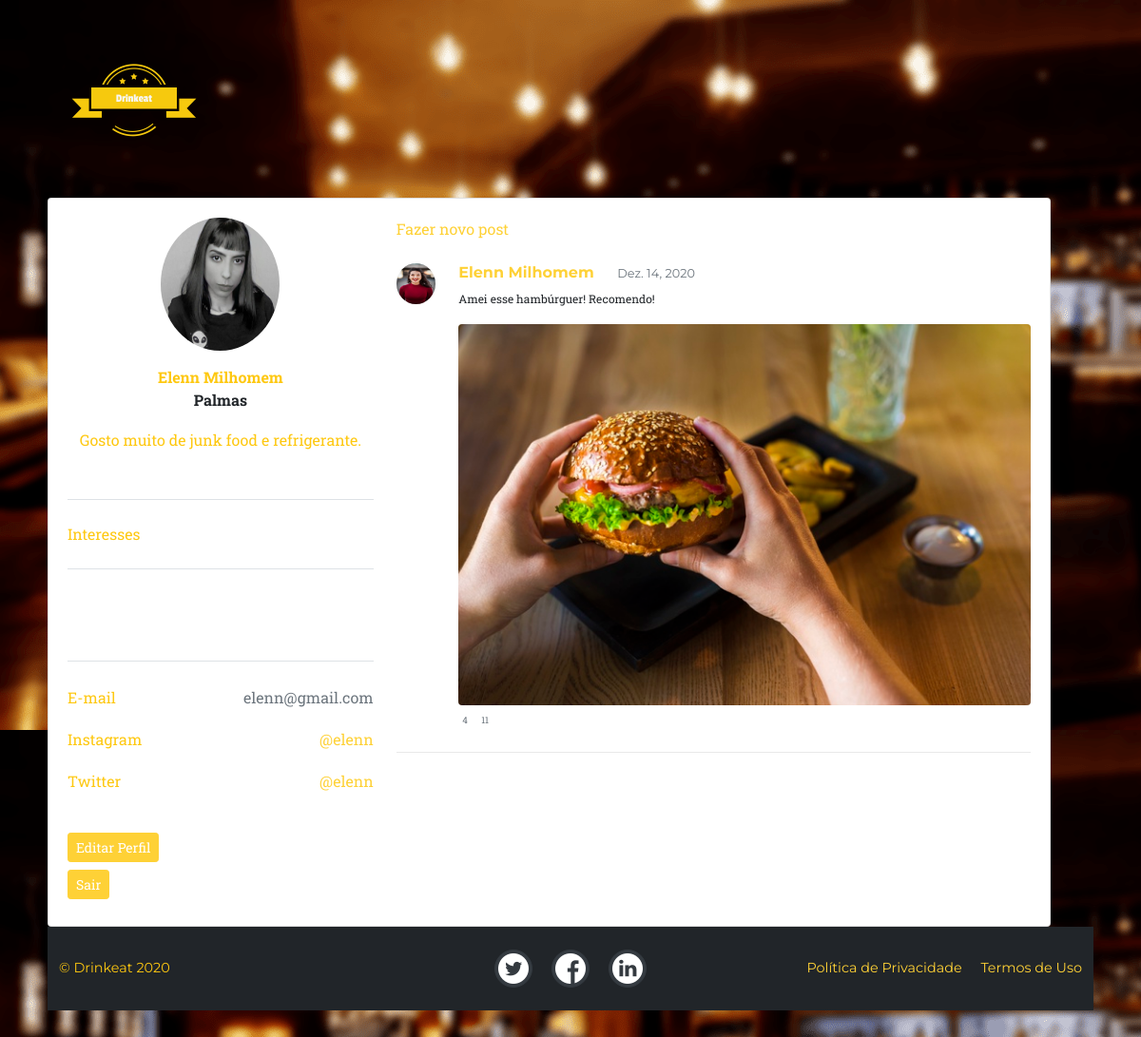
The app's page /dash/ (signed in) with its own data.
### dashboard/models.py (models this page shows)
class Usuario(models.Model):
    user = models.OneToOneField(User, null=True, on_delete=models.CASCADE)
    instagram = models.CharField(max_length=30, default=None)
    twitter = models.CharField(max_length=30)
    cidade = models.CharField(max_length=30)
    descricao_usuario = models.CharField(max_length=120)
    pontuacao = models.IntegerField(null=True)
    foto_perfil = models.ImageField(null=True)

class Post(models.Model):
    data = models.DateField(null=True)
    imagem = models.ImageField(upload_to='images/', blank=True, null=True)
    comentario = models.CharField(max_length=240, null=True)
    user = models.ForeignKey(User, on_delete=models.CASCADE, null=True)

### dashboard/views.py (the view)
# urls.py: path("", views.FeedView.as_view(), name="dashboard_feed"),
class FeedView(LoginRequiredMixin, View):
    template_name = 'dashboard/dashboard_feed.html'
    def get(self, request):
        if Usuario.objects.filter(user=self.request.user.id):
            context = {
                'posts': Post.objects.all().order_by('-data'),
                'usuario': Usuario.objects.filter(user=self.request.user.id)[0],
                'categorias': Categoria.objects.filter(user=self.request.user.id)
            }
            return render(request, 'dashboard/dashboard_feed.html', context=context)
        else:
            print("Não foi")
            return redirect('/dash/register/usuario')

### dashboard/templates/dashboard/dashboard_feed.html (shortened to what this page needs)
{% extends "index_base_dashboard.html" %} {% block body %}
{% load static %}
<link rel="stylesheet" href="//cdn.materialdesignicons.com/3.7.95/css/materialdesignicons.min.css">
<link rel="stylesheet" href="{% static 'style/dashboard_index.css' %}">
<a href="{% url 'register_post' %}">Fazer novo post</a>
<div class="profile-feed">
    {% for post in posts %}
    <div class="d-flex align-items-start profile-feed-item">
        <img src="{% static 'images/avatar2.jpg' %}" alt="profile" class="img-sm rounded-circle">
        <div class="ml-4">
            <h6>
                {{post.user.username}}
                <small class="ml-3 text-muted">{{post.data}}</small>
            </h6>
            <p>
                {{post.comentario}}
            </p>
            <img src="{{post.imagem.url}}" alt="sample" class="rounded mw-100">
            <p class="small text-muted mt-2 mb-0">
                <span>
                    4
                </span>
                <span class="ml-2">
                    11
                </span>
            </p>
        </div>
    </div>
    {% endfor %}
</div>
{% endblock %}

### dashboard/templates/index_base_dashboard.html (shortened to what this page needs)
{% load static %}
<!doctype html>
<html lang="pt-br">
<head>
  <link rel="stylesheet" href="https://stackpath.bootstrapcdn.com/bootstrap/4.1.3/css/bootstrap.min.css"
>
  <link rel="stylesheet" href="{% static 'style/index_base.css' %}">
  <link rel="stylesheet" href="{% static 'style/styles.css' %}">
</head>
<body id="topo">
  <nav class="navbar navbar-expand-lg navbar-dark" id="mainNav">
    <div>
      <a class="navbar-brand" href="#topo"><img src="{% static 'images/logo_site.png' %}"
          width="150px" height="150px" alt="logo do site"></a>
    </div>
  </nav>
  <div class="container feed">
    <div class="row">
      <div class="col-13">
        <div class="card">
          <div class="card-body">
            <div class="row">
              <div class="col-lg-4">
                <div class="border-bottom text-center pb-4">
                  <img src="{{usuario.foto_perfil.url}}" alt="imagem de perfil"
                    class="img-md rounded-circle mb-3">
                  <div class="mb-3">
                    {{usuario.user.username}}
                    <div class="d-flex align-items-center justify-content-center">
                      {{usuario.cidade}}
                    </div>
                  </div>
                  <p class="w-90 mx-auto mb-4">{{usuario.descricao_usuario}}</p>
                </div>
                <div class="border-bottom py-4">
                  Interesses
                </div>
                <div class="border-bottom py-4">
                  <div class="d-flex mb-3">
                  </div>
                  <div class="d-flex">
                  </div>
                </div>
                <div class="py-4">
                  <p class="clearfix">
                    <span class="float-left">
                      E-mail
                    </span>
                    <span class="float-right text-muted">
                      {{usuario.user.email}}
                      <p class="clearfix">
                        <span class="float-left">
                          Instagram
                        </span>
                        <span class="float-right text-muted">
                          <a href="#">{{usuario.instagram}}</a>
                        </span>
                      </p>
                      <p class="clearfix">
                        <span class="float-left">
                          Twitter
                        </span>
                        <span class="float-right text-muted">
                          <a href="#">{{usuario.twitter}}</a>
                        </span>
                      </p>
                </div>
                <a href="{% url 'update_usuario' usuario.id %}" class="btn btn-primary mb-2 btn-sm" >Editar Perfil</a>
                <form action="{% url 'deslogar_user' %}" method="post">
                  <input class="btn btn-primary mb-2 btn-sm " type="submit" value="Sair">
                </form>
              </div>
              <div class="col-lg-8">
                <div class="wrapper">
                  {% block body %}
                  {% endblock %}
                </div>
              </div>
            </div>
          </div>
        </div>
      </div>
    </div>
  </div>
  <footer class="footer py-4">
    <div class="container">
      <div class="row align-items-center">
        <div class="col-lg-4 text-lg-left">© Drinkeat 2020</div>
        <div class="col-lg-4 my-3 my-lg-0">
          <a class="btn btn-dark btn-social mx-2" href="#!"> <img src="{% static 'images/twitter.png' %}" alt=""></a>
          <a class="btn btn-dark btn-social mx-2" href="#!"><img src="{% static 'images/facebook.png' %}" alt=""></a>
          <a class="btn btn-dark btn-social mx-2" href="#!"><img src="{% static 'images/linkedin.png' %}" alt=""></a>
        </div>
        <div class="col-lg-4 text-lg-right">
          <a class="mr-3" href="#!">Política de Privacidade</a>
          <a href="#!">Termos de Uso</a>
        </div>
      </div>
    </div>
  </footer>
</body>
</html>

### home/static/style/index_base.css (style rules this page uses)
html, body { height: 100%; margin: 0; }
.wrapper { min-height: 100%; margin-bottom: -50px; }

### dashboard/static/style/dashboard_index.css (style rules this page uses)
body h6 { color: #fed136; }
.d-flex { color: #212529; }
.mb-3 { font-weight: bold; }
.profile-feed-item { padding: 1.5rem 0; border-bottom: 1px solid #e9e9e9; }
.img-sm { width: 43px; height: 43px; }
.img-md { width: 125px; height: 140px; position: relative; }
.ml-4 { font-size: 12px; }

### records on screen
Usuario: foto_perfil (picture), user.username "Elenn Milhomem", cidade "Palmas", descricao_usuario "Gosto muito de junk food e refrigerante.", user.email "elenn@gmail.com", instagram "@elenn", twitter "@elenn"
Post: user.username "Elenn Milhomem", data "Dez. 14, 2020", comentario "Amei esse hambúrguer! Recomendo!", imagem (picture)
